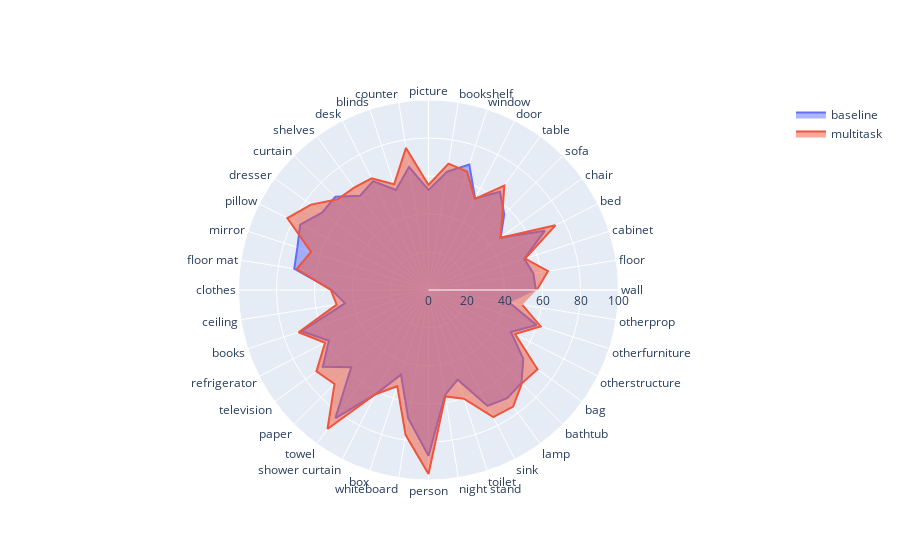

Notebook cell for this chart:
### Code cell
import plotly.graph_objects as go
import plotly.express as px
fig = go.Figure()
fig.add_trace(go.Scatterpolar(
    name="baseline",
    theta=df["segmentation_class_names"],
    r=df["test_iou"],
    # mode="markers",
    # r_range=[0,100]
    # line_close=True
))
fig.add_trace(go.Scatterpolar(
    name="multitask",
    theta=df["segmentation_class_names"],
    r=df["test_iou_multitask"],
    # mode="markers"
))
fig.update_traces(fill="toself")
# fig.update_layout(line_close=True)
fig.update_polars(radialaxis=dict(range=[0, 100]))

### Figure 1 — Plotly figure (JSON) as saved in the notebook; plotly's stock layout.template omitted (floating-point values rounded to 4 significant figures)
{"data": [{"fill": "toself", "name": "baseline", "r": [56.51, 55.87, 52.98, 68.73, 46.96, 56.39, 63.92, 54.06, 69.44, 63.03, 52.68, 65.51, 55.34, 64.28, 61.3, 69.35, 69.26, 75.8, 72.56, 71.54, 50.93, 44.45, 70.25, 58.83, 68.73, 57.55, 83.35, 61.66, 46.82, 68.29, 87.26, 55.89, 49.64, 68.48, 70.4, 69.19, 61.68, 48.66, 59.84, 43.15], "theta": ["wall", "floor", "cabinet", "bed", "chair", "sofa", "table", "door", "window", "bookshelf", "picture", "counter", "blinds", "desk", "shelves", "curtain", "dresser", "pillow", "mirror", "floor mat", "clothes", "ceiling", "books", "refrigerator", "television", "paper", "towel", "shower curtain", "box", "whiteboard", "person", "night stand", "toilet", "sink", "lamp", "bathtub", "bag", "otherstructure", "otherfurniture", "otherprop"], "type": "scatterpolar"}, {"fill": "toself", "name": "multitask", "r": [56.98, 63.7, 53.48, 74.97, 46.85, 54.9, 67.9, 53.81, 65.53, 67.37, 55.24, 75.72, 58.52, 65.95, 66.64, 67.56, 76.45, 83.37, 65.0, 70.24, 51.41, 48.93, 71.87, 61.13, 72.89, 69.97, 90.43, 61.55, 53.24, 77.19, 96.8, 56.7, 60.19, 75.14, 75.82, 69.49, 70.92, 51.12, 62.06, 50.0], "theta": ["wall", "floor", "cabinet", "bed", "chair", "sofa", "table", "door", "window", "bookshelf", "picture", "counter", "blinds", "desk", "shelves", "curtain", "dresser", "pillow", "mirror", "floor mat", "clothes", "ceiling", "books", "refrigerator", "television", "paper", "towel", "shower curtain", "box", "whiteboard", "person", "night stand", "toilet", "sink", "lamp", "bathtub", "bag", "otherstructure", "otherfurniture", "otherprop"], "type": "scatterpolar"}], "layout": {"polar": {"radialaxis": {"range": [0, 100]}}}}
